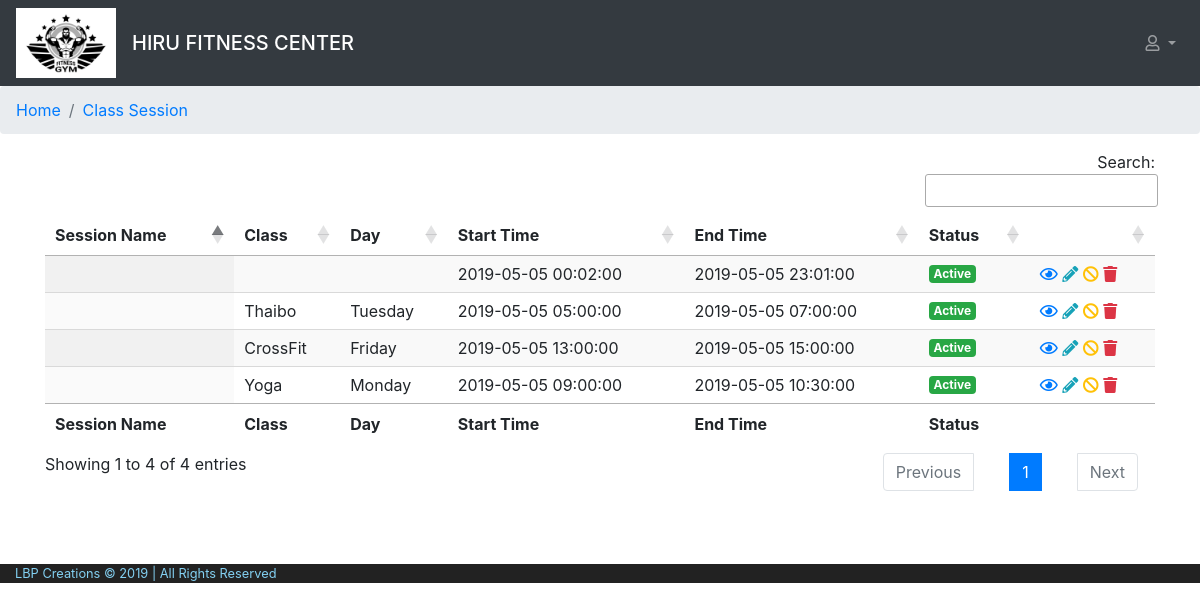
Page /cms/view/class-session/index.php on the earlier database version.
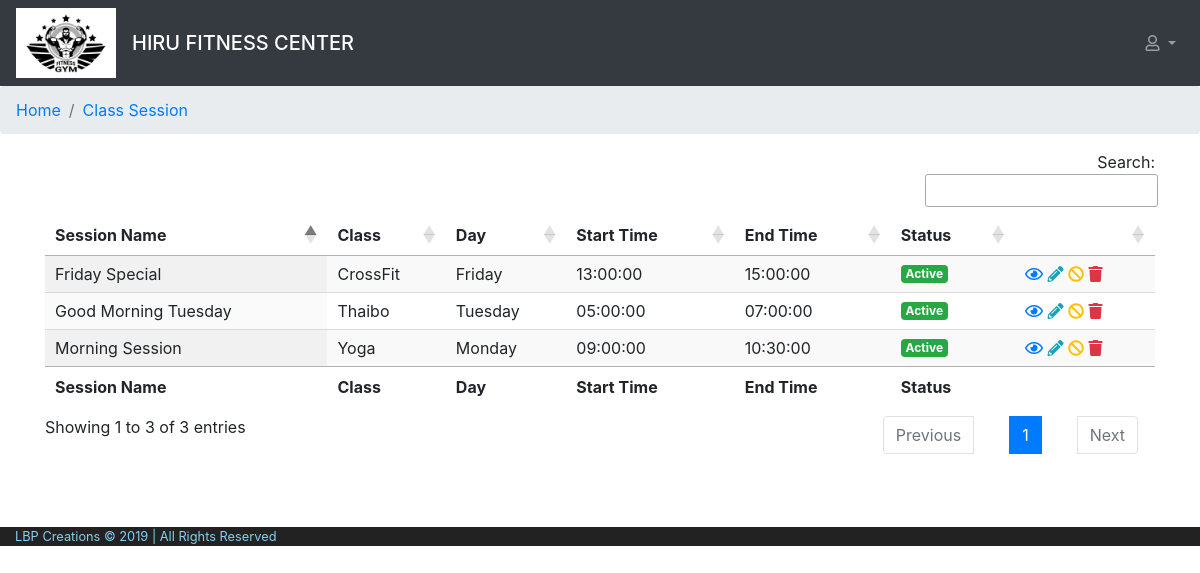
Same page on the later database version.
### tables this page shows
CREATE TABLE `class_session` (
  `class_session_id` int(11) NOT NULL,
  `class_session_name` varchar(50) NOT NULL COMMENT 'Name of the class session',
  `class_id` int(11) NOT NULL,
  `day` varchar(20) NOT NULL,
  `start_time` time NOT NULL,
  `end_time` time NOT NULL,
  `status` char(1) NOT NULL COMMENT 'A = Active , I = Inactive'
);

CREATE TABLE `class` (
  `class_id` int(11) NOT NULL,
  `class_name` varchar(255) NOT NULL,
  `class_description` varchar(2500) NOT NULL,
  `instructor_id` int(11) NOT NULL,
  `image` varchar(255) NOT NULL,
  `color` varchar(10) NOT NULL COMMENT 'color of the class',
  `status` char(1) NOT NULL COMMENT 'A = Active , I = Inactive ,D = Deleted'
);

### model/classSession.php (called while the page is built, shortened)
<?php
class classSession{
    public static function displayAllClassSession(){
        $con=$GLOBALS['con'];
        $sql="  SELECT  class_session.class_session_id,
                        class_session.class_session_name,
                        class_session.day,
                        class_session.start_time,
                        class_session.end_time,
                        class_session.status,
                        class.class_name
                FROM class_session
                LEFT JOIN class ON class_session.class_id = class.class_id
                WHERE class_session.status != 'D'
                ORDER BY class_session_id DESC";
        $result=$con->query($sql);
        return $result;
    }
}

### cms/view/class-session/index.php (the view, shortened to what this page needs)
<?php include '../../layout/header.php'; ?>
<?php include '../../../model/classSession.php'; ?>
<?php
$allClassSession = classSession::displayAllClassSession();
?>
<body>
    <?php include '../../layout/navBar.php';?>
    <nav aria-label="breadcrumb">
    <ol class="breadcrumb">
        <li class="breadcrumb-item" aria-current="page"><a href="../dashboard/dashboard.php">Home</a></li>
        <li class="breadcrumb-item active" aria-current="page"><a href="#">Class Session</a></li>
    </ol>
    </nav>
    <div class="container">
        <table id="example" class="display" style="width:100%">
            <thead>
                <tr>
                    <th>Session Name</th>
                    <th>Class</th>
                    <th>Day</th>
                    <th>Start Time</th>
                    <th>End Time</th>
                    <th>Status</th>
                    <th>&nbsp;</th>
                </tr>
            </thead>
            <tbody>
                <?php
                    while($row = $allClassSession->fetch_assoc()) {
                        if($row['status']==classSession::ACTIVE){
                            $status="Active";
                        }elseif($row['status']==classSession::INACTIVE){
                            $status="Inactive";
                        }
                ?>
                <tr>
                    <td><?php echo ucwords($row['class_session_name']); ?></td>
                    <td><?php echo ucwords($row['class_name']); ?></td>
                    <td><?php echo $row['day']; ?></td>
                    <td><?php echo $row['start_time']; ?></td>
                    <td><?php echo $row['end_time']; ?></td>
                    <td><span class="badge <?php if($row['status']==classSession::ACTIVE){echo "badge-success";}else{echo "badge-danger";}?>"><?php echo $status; ?></span></td>
                    <td>
                            <a data-toggle="tooltip" data-placement="top" title="View" href="../../controller/classSessionController.php?classSession_id=<?php echo $row['classSession_id']?>&status=View"><i class="far fa-eye text-primary"></i></a>
                            <a data-toggle="tooltip" data-placement="top" title="Edit" href="../../controller/classSessionController.php?classSession_id=<?php echo $row['classSession_id']?>&status=Edit"><i class="fas fa-pencil-alt text-info"></i></a>
                        <?php
                            $classSessionId = $row['class_session_id'];
                            if($row['status']==classSession::ACTIVE){
                                echo "<a data-toggle='tooltip' data-placement='top' title='Deactivate' href='../../controller/classSessionController.php?classSession_id='.$classSessionId.'&status=Deactivate'><i class='fas fa-ban text-warning'></i></a>";
                            }elseif($row['status']==classSession::INACTIVE){
                                echo "<a data-toggle='tooltip' data-placement='top' title='Activate' href='../../controller/classSessionController.php?classSession_id='.$classSessionId.'&status=Activate'><i class='far fa-check-circle text-success'></i></a>";
                            }
                        ?>
                            <a data-toggle="tooltip" data-placement="top" title="Delete"><i class="fas fa-trash text-danger"></i></a>
                    </td>
                </tr>
                    <?php } ?>
            </tbody>
            <tfoot>
                <tr>
                    <th>Session Name</th>
                    <th>Class</th>
                    <th>Day</th>
                    <th>Start Time</th>
                    <th>End Time</th>
                    <th>Status</th>
                    <th>&nbsp;</th>
                </tr>
            </tfoot>
        </table>
    </div>
<?php include '../../layout/footer.php';?>

### cms/layout/header.php (shortened to what this page needs)
<html>
    <head>
        <link rel="stylesheet" href="../../../public/css/layout.css"/>
        <link rel="stylesheet" href="../../../public/css/style.css"/>
        <link rel="stylesheet" href="https://use.fontawesome.com/releases/v5.8.1/css/all.css">
        <link rel="stylesheet" href="https://maxcdn.bootstrapcdn.com/bootstrap/4.0.0/css/bootstrap.min.css">
        <link rel="stylesheet" type="text/css" href="https://cdn.datatables.net/1.10.19/css/jquery.dataTables.css">
        <link rel="stylesheet" type="text/css" href="https://cdn.datatables.net/buttons/1.5.6/css/buttons.dataTables.min.css">
        <link rel="stylesheet" type="text/css" href="https://cdn.datatables.net/select/1.3.0/css/select.dataTables.min.css">
        <link rel="stylesheet" type="text/css" href="https://cdn.datatables.net/buttons/1.5.6/css/buttons.bootstrap4.min.css">
    </head>

### cms/layout/navBar.php (shortened to what this page needs)
<nav class="navbar navbar-expand-lg navbar-dark bg-dark">
<img src="../../../public/image/logo.png" width="100" height="auto" class="d-inline-block align-top" alt="">
  <a class="navbar-brand h1 mb-0 h1 ml-3" href="#"><?php echo strtoupper(SYSTEM_BUSINESS_NAME);?></a>
  <div class="collapse navbar-collapse" id="navbarSupportedContent">
    <ul class="navbar-nav ml-auto">
      <li class="nav-item dropdown">
        <a class="nav-link dropdown-toggle" href="#" id="navbarDropdown" role="button" data-toggle="dropdown" aria-haspopup="true" aria-expanded="false">
        <i class="far fa-user"></i>
        </a>
      </li>
    </ul>
  </div>
</nav>

### cms/layout/footer.php (shortened to what this page needs)
<footer class="footer">
        <div class="container-fluid">
            <div class="row">
                <div class="col-md-12">
                    <small>LBP Creations &COPY; <?php echo date("Y"); ?> | All Rights Reserved </small>
                </div>
            </div>
        </div>
    </footer>
    </body>
</html>

### public/css/layout.css (style rules this page uses)
body { background-color: #ffffff; }
a { text-decoration: none !important; }
.footer { background-color: #222222; color: #83D0F2; }

Differences in the rows shown:
no longer on this page (row edited): class_session: start_time "2019-05-05 00:02:00", end_time "2019-05-05 23:01:00", status "Active"
changed class_session "Tuesday": class_session_name (not shown) → "Good Morning Tuesday"; start_time "2019-05-05 05:00:00" → "05:00:00"; end_time "2019-05-05 07:00:00" → "07:00:00"
changed class_session "Friday": class_session_name (not shown) → "Friday Special"; start_time "2019-05-05 13:00:00" → "13:00:00"; end_time "2019-05-05 15:00:00" → "15:00:00"
changed class_session "Monday": class_session_name (not shown) → "Morning Session"; start_time "2019-05-05 09:00:00" → "09:00:00"; end_time "2019-05-05 10:30:00" → "10:30:00"
Other differences:
text written by a page script: "Search: Showing 1 to 4 of 4 entries Previous 1 Next" → "Search: Showing 1 to 3 of 3 entries Previous 1 Next"
